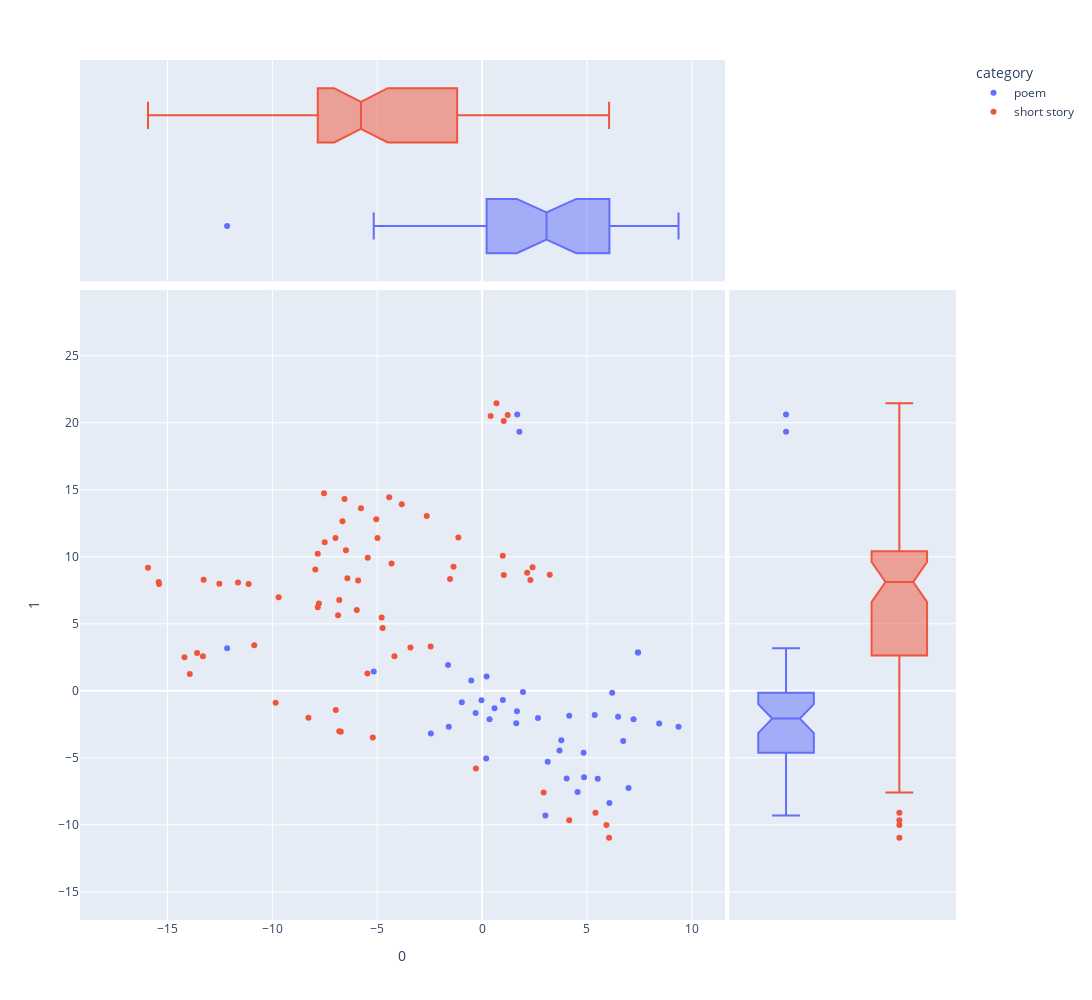

Here is the notebook cell this chart was saved with:
### Code cell
temp = tm_hp.THETA.copy()
temp.drop(14, axis=1, inplace=True)
temp = temp.apply(lambda x: x/sum(x))
X = temp
pp = n_topics
T = pd.DataFrame(TSNE(n_components=2, verbose=1, random_state=7, angle=.99, init='random', perplexity=15).fit_transform(X), index=X.index)
T = T.join(tm_hp.DOC)
fig = px.scatter(T, 0, 1, height=1000, width=1200, 
           hover_name=T.label, 
           color=T.category, 
           marginal_x='box', 
           marginal_y='box'
      )    
fig.show()

### Figure 1 — Plotly figure (JSON) as saved in the notebook; plotly's stock layout.template omitted (floating-point values rounded to 4 significant figures)
{"data": [{"hovertemplate": "<b>%{hovertext}</b><br><br>category=poem<br>0=%{x}<br>1=%{y}<extra></extra>", "hovertext": ["a garden (p)", "an american to mother england (p)", "arcadia (p)", "astrophobos (p)", "christmas (p)", "dead passion's flame (p)", "despair (p)", "fact and fancy (p)", "festival (p)", "fungi from yuggoth (p)", "hallowe'en in a suburb (p)", "in a sequester’d providence ch (p)", "laeta; a lament (p)", "life’s mystery (p)", "lines on gen. robert edward le (p)", "nathicana (p)", "nemesis (p)", "ode for july fourth, 1917 (p)", "on reading lord dunsany’s book (p)", "on receiving a picture of swan (p)", "pacifist war song—1917 (p)", "poemata minora, volume ii (p)", "providence (p)", "psychopompos (p)", "revelation (p)", "sunset (p)", "the ancient track (p)", "the cats (p)", "the city (p)", "the conscript (p)", "the house (p)", "the messenger (p)", "the nightmare lake (p)", "the outpost (p)", "the peace advocate (p)", "the poe-et’s nightmare (p)", "the rose of england (p)", "the wood (p)", "to clark ashton smith, esq., u (p)", "to edward john moreton drax pl (p)", "unda; or, the bride of the sea (p)", "waste paper a poem of profound (p)"], "legendgroup": "poem", "marker": {"color": "#636efa", "symbol": "circle"}, "mode": "markers", "name": "poem", "orientation": "v", "showlegend": true, "type": "scatter", "x": [2.667, -1.586, 1.78, 1.664, 8.447, 9.368, 3.693, 1.632, 4.156, 3.019, 3.78, 5.371, 0.9928, 7.431, -0.5157, 0.5949, 1.951, -1.622, 6.487, 7.226, -5.166, -2.44, 4.555, -0.965, 0.1953, 6.73, 6.074, 5.516, 4.035, 1.678, 4.864, 51.68, 3.13, 7.442, 0.3559, -0.02633, 6.205, 4.843, 6.986, 0.2163, -0.3071, -12.16], "xaxis": "x", "y": [-2.036, -2.679, 19.33, -1.526, -2.444, -2.688, -4.457, -2.425, -1.863, -9.298, -3.693, -1.812, -0.6891, 2.854, 0.7708, -1.306, -0.09506, 1.919, -1.933, -2.129, 1.446, -3.193, -7.546, -0.864, -5.055, -3.738, -8.38, -6.562, -6.553, 20.61, -6.446, -129.7, -5.295, 2.865, -2.117, -0.7131, -0.1455, -4.617, -7.257, 1.07, -1.658, 3.18], "yaxis": "y"}, {"alignmentgroup": "True", "hovertemplate": "<b>%{hovertext}</b><br><br>category=poem<br>0=%{x}<extra></extra>", "hovertext": ["a garden (p)", "an american to mother england (p)", "arcadia (p)", "astrophobos (p)", "christmas (p)", "dead passion's flame (p)", "despair (p)", "fact and fancy (p)", "festival (p)", "fungi from yuggoth (p)", "hallowe'en in a suburb (p)", "in a sequester’d providence ch (p)", "laeta; a lament (p)", "life’s mystery (p)", "lines on gen. robert edward le (p)", "nathicana (p)", "nemesis (p)", "ode for july fourth, 1917 (p)", "on reading lord dunsany’s book (p)", "on receiving a picture of swan (p)", "pacifist war song—1917 (p)", "poemata minora, volume ii (p)", "providence (p)", "psychopompos (p)", "revelation (p)", "sunset (p)", "the ancient track (p)", "the cats (p)", "the city (p)", "the conscript (p)", "the house (p)", "the messenger (p)", "the nightmare lake (p)", "the outpost (p)", "the peace advocate (p)", "the poe-et’s nightmare (p)", "the rose of england (p)", "the wood (p)", "to clark ashton smith, esq., u (p)", "to edward john moreton drax pl (p)", "unda; or, the bride of the sea (p)", "waste paper a poem of profound (p)"], "legendgroup": "poem", "marker": {"color": "#636efa", "symbol": "circle"}, "name": "poem", "notched": true, "offsetgroup": "poem", "showlegend": false, "type": "box", "x": [2.667, -1.586, 1.78, 1.664, 8.447, 9.368, 3.693, 1.632, 4.156, 3.019, 3.78, 5.371, 0.9928, 7.431, -0.5157, 0.5949, 1.951, -1.622, 6.487, 7.226, -5.166, -2.44, 4.555, -0.965, 0.1953, 6.73, 6.074, 5.516, 4.035, 1.678, 4.864, 51.68, 3.13, 7.442, 0.3559, -0.02633, 6.205, 4.843, 6.986, 0.2163, -0.3071, -12.16], "xaxis": "x3", "yaxis": "y3"}, {"alignmentgroup": "True", "hovertemplate": "<b>%{hovertext}</b><br><br>category=poem<br>1=%{y}<extra></extra>", "hovertext": ["a garden (p)", "an american to mother england (p)", "arcadia (p)", "astrophobos (p)", "christmas (p)", "dead passion's flame (p)", "despair (p)", "fact and fancy (p)", "festival (p)", "fungi from yuggoth (p)", "hallowe'en in a suburb (p)", "in a sequester’d providence ch (p)", "laeta; a lament (p)", "life’s mystery (p)", "lines on gen. robert edward le (p)", "nathicana (p)", "nemesis (p)", "ode for july fourth, 1917 (p)", "on reading lord dunsany’s book (p)", "on receiving a picture of swan (p)", "pacifist war song—1917 (p)", "poemata minora, volume ii (p)", "providence (p)", "psychopompos (p)", "revelation (p)", "sunset (p)", "the ancient track (p)", "the cats (p)", "the city (p)", "the conscript (p)", "the house (p)", "the messenger (p)", "the nightmare lake (p)", "the outpost (p)", "the peace advocate (p)", "the poe-et’s nightmare (p)", "the rose of england (p)", "the wood (p)", "to clark ashton smith, esq., u (p)", "to edward john moreton drax pl (p)", "unda; or, the bride of the sea (p)", "waste paper a poem of profound (p)"], "legendgroup": "poem", "marker": {"color": "#636efa", "symbol": "circle"}, "name": "poem", "notched": true, "offsetgroup": "poem", "showlegend": false, "type": "box", "xaxis": "x2", "y": [-2.036, -2.679, 19.33, -1.526, -2.444, -2.688, -4.457, -2.425, -1.863, -9.298, -3.693, -1.812, -0.6891, 2.854, 0.7708, -1.306, -0.09506, 1.919, -1.933, -2.129, 1.446, -3.193, -7.546, -0.864, -5.055, -3.738, -8.38, -6.562, -6.553, 20.61, -6.446, -129.7, -5.295, 2.865, -2.117, -0.7131, -0.1455, -4.617, -7.257, 1.07, -1.658, 3.18], "yaxis": "y2"}, {"hovertemplate": "<b>%{hovertext}</b><br><br>category=short story<br>0=%{x}<br>1=%{y}<extra></extra>", "hovertext": ["at the mountains of madness (s)", "azathoth (s)", "beyond the wall of sleep (s)", "celephais (s)", "cool air (s)", "dagon (s)", "ex oblivione (s)", "facts concerning the late arth (s)", "from beyond (s)", "he (s)", "herbert west: reanimator (s)", "hypnos (s)", "imprisoned with the pharaohs (s)", "in the vault (s)", "medusa's coil (s)", "memory (s)", "nyarlathotep (s)", "pickman's model (s)", "poetry and the gods (s)", "polaris (s)", "the alchemist (s)", "the beast in the cave (s)", "the book (s)", "the call of cthulhu (s)", "the case of charles dexter war (s)", "the cats of ulthar (s)", "the colour out of space (s)", "the crawling chaos (s)", "the descendant (s)", "the doom that came to sarnath (s)", "the dream-quest of unknown kad (s)", "the dreams in the witch house (s)", "the dunwich horror (s)", "the evil clergyman (s)", "the festival (s)", "the haunter of the dark (s)", "the horror at martin's beach (s)", "the horror at red hook (s)", "the hound (s)", "the lurking fear (s)", "the moon-bog (s)", "the music of erich zann (s)", "the nameless city (s)", "the other gods (s)", "the outsider (s)", "the picture in the house (s)", "the quest of iranon (s)", "the rats in the walls (s)", "the shadow out of time (s)", "the shadow over innsmouth (s)", "the shunned house (s)", "the silver key (s)", "the statement of randolph cart (s)", "the strange high house in the  (s)", "the street (s)", "the temple (s)", "the terrible old man (s)", "the thing on the doorstep (s)", "the tomb (s)", "the transition of juan romero (s)", "the tree (s)", "the unnamable (s)", "the very old folk (s)", "the whisperer in darkness (s)", "the white ship (s)", "through the gates of the silve (s)", "what the moon brings (s)"], "legendgroup": "short story", "marker": {"color": "#EF553B", "symbol": "circle"}, "mode": "markers", "name": "short story", "orientation": "v", "showlegend": true, "type": "scatter", "x": [-5.467, -1.131, -12.53, -0.2934, -4.988, -6.868, 2.409, -5.775, -15.4, -5.451, -8.281, -3.414, -4.743, -5.911, -13.94, 2.305, -2.453, 0.6862, -10.86, -5.208, -6.991, -6.737, -11.64, -11.13, -5.045, -3.829, -4.315, -9.702, -7.504, 0.9865, 5.408, -6.423, 1.222, -13.59, 6.057, -7.952, -7.834, -6.656, -6.976, -6.808, -1.527, -7.836, 2.937, 4.156, -7.782, 1.034, 1.038, -4.789, -6.811, 0.4098, -6.559, -13.28, -15.42, 5.932, -2.636, -4.179, -4.428, -14.19, -6.49, -5.975, -1.359, -9.844, -7.538, -13.31, 3.23, -15.93, 2.149], "xaxis": "x", "y": [1.296, 11.44, 7.99, -5.798, 11.4, 5.635, 9.218, 13.62, 7.962, 9.933, -2.005, 3.226, 4.678, 8.221, 1.259, 8.274, 3.303, 21.46, 3.39, -3.481, 11.4, -3.049, 8.073, 7.961, 12.8, 13.93, 9.498, 6.988, 11.09, 10.08, -9.092, 8.392, 20.58, 2.82, -10.97, 9.055, 6.231, 12.64, -1.442, -3.015, 8.344, 10.23, -7.588, -9.665, 6.521, 20.14, 8.641, 5.472, 6.776, 20.5, 14.32, 8.278, 8.115, -10.01, 13.05, 2.573, 14.45, 2.498, 10.48, 6.036, 9.252, -0.8962, 14.74, 2.576, 8.652, 9.186, 8.802], "yaxis": "y"}, {"alignmentgroup": "True", "hovertemplate": "<b>%{hovertext}</b><br><br>category=short story<br>0=%{x}<extra></extra>", "hovertext": ["at the mountains of madness (s)", "azathoth (s)", "beyond the wall of sleep (s)", "celephais (s)", "cool air (s)", "dagon (s)", "ex oblivione (s)", "facts concerning the late arth (s)", "from beyond (s)", "he (s)", "herbert west: reanimator (s)", "hypnos (s)", "imprisoned with the pharaohs (s)", "in the vault (s)", "medusa's coil (s)", "memory (s)", "nyarlathotep (s)", "pickman's model (s)", "poetry and the gods (s)", "polaris (s)", "the alchemist (s)", "the beast in the cave (s)", "the book (s)", "the call of cthulhu (s)", "the case of charles dexter war (s)", "the cats of ulthar (s)", "the colour out of space (s)", "the crawling chaos (s)", "the descendant (s)", "the doom that came to sarnath (s)", "the dream-quest of unknown kad (s)", "the dreams in the witch house (s)", "the dunwich horror (s)", "the evil clergyman (s)", "the festival (s)", "the haunter of the dark (s)", "the horror at martin's beach (s)", "the horror at red hook (s)", "the hound (s)", "the lurking fear (s)", "the moon-bog (s)", "the music of erich zann (s)", "the nameless city (s)", "the other gods (s)", "the outsider (s)", "the picture in the house (s)", "the quest of iranon (s)", "the rats in the walls (s)", "the shadow out of time (s)", "the shadow over innsmouth (s)", "the shunned house (s)", "the silver key (s)", "the statement of randolph cart (s)", "the strange high house in the  (s)", "the street (s)", "the temple (s)", "the terrible old man (s)", "the thing on the doorstep (s)", "the tomb (s)", "the transition of juan romero (s)", "the tree (s)", "the unnamable (s)", "the very old folk (s)", "the whisperer in darkness (s)", "the white ship (s)", "through the gates of the silve (s)", "what the moon brings (s)"], "legendgroup": "short story", "marker": {"color": "#EF553B", "symbol": "circle"}, "name": "short story", "notched": true, "offsetgroup": "short story", "showlegend": false, "type": "box", "x": [-5.467, -1.131, -12.53, -0.2934, -4.988, -6.868, 2.409, -5.775, -15.4, -5.451, -8.281, -3.414, -4.743, -5.911, -13.94, 2.305, -2.453, 0.6862, -10.86, -5.208, -6.991, -6.737, -11.64, -11.13, -5.045, -3.829, -4.315, -9.702, -7.504, 0.9865, 5.408, -6.423, 1.222, -13.59, 6.057, -7.952, -7.834, -6.656, -6.976, -6.808, -1.527, -7.836, 2.937, 4.156, -7.782, 1.034, 1.038, -4.789, -6.811, 0.4098, -6.559, -13.28, -15.42, 5.932, -2.636, -4.179, -4.428, -14.19, -6.49, -5.975, -1.359, -9.844, -7.538, -13.31, 3.23, -15.93, 2.149], "xaxis": "x3", "yaxis": "y3"}, {"alignmentgroup": "True", "hovertemplate": "<b>%{hovertext}</b><br><br>category=short story<br>1=%{y}<extra></extra>", "hovertext": ["at the mountains of madness (s)", "azathoth (s)", "beyond the wall of sleep (s)", "celephais (s)", "cool air (s)", "dagon (s)", "ex oblivione (s)", "facts concerning the late arth (s)", "from beyond (s)", "he (s)", "herbert west: reanimator (s)", "hypnos (s)", "imprisoned with the pharaohs (s)", "in the vault (s)", "medusa's coil (s)", "memory (s)", "nyarlathotep (s)", "pickman's model (s)", "poetry and the gods (s)", "polaris (s)", "the alchemist (s)", "the beast in the cave (s)", "the book (s)", "the call of cthulhu (s)", "the case of charles dexter war (s)", "the cats of ulthar (s)", "the colour out of space (s)", "the crawling chaos (s)", "the descendant (s)", "the doom that came to sarnath (s)", "the dream-quest of unknown kad (s)", "the dreams in the witch house (s)", "the dunwich horror (s)", "the evil clergyman (s)", "the festival (s)", "the haunter of the dark (s)", "the horror at martin's beach (s)", "the horror at red hook (s)", "the hound (s)", "the lurking fear (s)", "the moon-bog (s)", "the music of erich zann (s)", "the nameless city (s)", "the other gods (s)", "the outsider (s)", "the picture in the house (s)", "the quest of iranon (s)", "the rats in the walls (s)", "the shadow out of time (s)", "the shadow over innsmouth (s)", "the shunned house (s)", "the silver key (s)", "the statement of randolph cart (s)", "the strange high house in the  (s)", "the street (s)", "the temple (s)", "the terrible old man (s)", "the thing on the doorstep (s)", "the tomb (s)", "the transition of juan romero (s)", "the tree (s)", "the unnamable (s)", "the very old folk (s)", "the whisperer in darkness (s)", "the white ship (s)", "through the gates of the silve (s)", "what the moon brings (s)"], "legendgroup": "short story", "marker": {"color": "#EF553B", "symbol": "circle"}, "name": "short story", "notched": true, "offsetgroup": "short story", "showlegend": false, "type": "box", "xaxis": "x2", "y": [1.296, 11.44, 7.99, -5.798, 11.4, 5.635, 9.218, 13.62, 7.962, 9.933, -2.005, 3.226, 4.678, 8.221, 1.259, 8.274, 3.303, 21.46, 3.39, -3.481, 11.4, -3.049, 8.073, 7.961, 12.8, 13.93, 9.498, 6.988, 11.09, 10.08, -9.092, 8.392, 20.58, 2.82, -10.97, 9.055, 6.231, 12.64, -1.442, -3.015, 8.344, 10.23, -7.588, -9.665, 6.521, 20.14, 8.641, 5.472, 6.776, 20.5, 14.32, 8.278, 8.115, -10.01, 13.05, 2.573, 14.45, 2.498, 10.48, 6.036, 9.252, -0.8962, 14.74, 2.576, 8.652, 9.186, 8.802], "yaxis": "y2"}], "layout": {"height": 1000, "legend": {"title": {"text": "category"}, "tracegroupgap": 0}, "margin": {"t": 60}, "width": 1200, "xaxis": {"anchor": "y", "autorange": false, "domain": [0, 0.7363], "range": [-19.17, 11.59], "title": {"text": "0"}, "type": "linear"}, "xaxis2": {"anchor": "y2", "autorange": true, "domain": [0.7413, 1], "matches": "x2", "range": [-0.5, 1.5], "showgrid": false, "showline": false, "showticklabels": false, "ticks": "", "type": "category"}, "xaxis3": {"anchor": "y3", "autorange": false, "domain": [0, 0.7363], "matches": "x", "range": [-19.17, 11.59], "showgrid": true, "showticklabels": false, "type": "linear"}, "xaxis4": {"anchor": "y4", "domain": [0.7413, 1], "matches": "x2", "showgrid": false, "showline": false, "showticklabels": false, "ticks": ""}, "yaxis": {"anchor": "x", "autorange": false, "domain": [0, 0.7326], "range": [-17.1, 29.91], "title": {"text": "1"}, "type": "linear"}, "yaxis2": {"anchor": "x2", "autorange": false, "domain": [0, 0.7326], "matches": "y", "range": [-17.1, 29.91], "showgrid": true, "showticklabels": false, "type": "linear"}, "yaxis3": {"anchor": "x3", "autorange": true, "domain": [0.7426, 1], "matches": "y3", "range": [-0.5, 1.5], "showgrid": false, "showline": false, "showticklabels": false, "ticks": "", "type": "category"}, "yaxis4": {"anchor": "x4", "domain": [0.7426, 1], "matches": "y3", "showgrid": true, "showline": false, "showticklabels": false, "ticks": ""}}}
